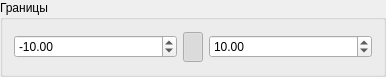
<?xml version="1.0" encoding="UTF-8"?>
<ui version="4.0">
 <class>LimitsGroupBox</class>
 <widget class="QGroupBox" name="LimitsGroupBox">
  <property name="geometry">
   <rect>
    <x>0</x>
    <y>0</y>
    <width>386</width>
    <height>77</height>
   </rect>
  </property>
  <property name="windowTitle">
   <string>GroupBox</string>
  </property>
  <property name="autoFillBackground">
   <bool>false</bool>
  </property>
  <property name="title">
   <string>Границы</string>
  </property>
  <property name="checkable">
   <bool>false</bool>
  </property>
  <layout class="QHBoxLayout" name="horizontalLayout">
   <item>
    <widget class="QDoubleSpinBox" name="sbFrom">
     <property name="buttonSymbols">
      <enum>QAbstractSpinBox::UpDownArrows</enum>
     </property>
     <property name="accelerated">
      <bool>true</bool>
     </property>
     <property name="correctionMode">
      <enum>QAbstractSpinBox::CorrectToNearestValue</enum>
     </property>
     <property name="minimum">
      <double>-1000.000000000000000</double>
     </property>
     <property name="maximum">
      <double>1000.000000000000000</double>
     </property>
     <property name="singleStep">
      <double>5.000000000000000</double>
     </property>
     <property name="value">
      <double>-10.000000000000000</double>
     </property>
    </widget>
   </item>
   <item>
    <widget class="QPushButton" name="pbSymmetry">
     <property name="maximumSize">
      <size>
       <width>20</width>
       <height>30</height>
      </size>
     </property>
     <property name="text">
      <string/>
     </property>
     <property name="icon">
      <iconset>
       <normaloff>icons/stock_link.png</normaloff>icons/stock_link.png</iconset>
     </property>
     <property name="checkable">
      <bool>true</bool>
     </property>
     <property name="checked">
      <bool>true</bool>
     </property>
     <property name="flat">
      <bool>true</bool>
     </property>
    </widget>
   </item>
   <item>
    <widget class="QDoubleSpinBox" name="sbTo">
     <property name="accelerated">
      <bool>true</bool>
     </property>
     <property name="correctionMode">
      <enum>QAbstractSpinBox::CorrectToNearestValue</enum>
     </property>
     <property name="minimum">
      <double>-1000.000000000000000</double>
     </property>
     <property name="maximum">
      <double>1000.000000000000000</double>
     </property>
     <property name="singleStep">
      <double>5.000000000000000</double>
     </property>
     <property name="value">
      <double>10.000000000000000</double>
     </property>
    </widget>
   </item>
  </layout>
 </widget>
 <resources/>
 <connections>
  <connection>
   <sender>sbFrom</sender>
   <signal>valueChanged(double)</signal>
   <receiver>LimitsGroupBox</receiver>
   <slot>valuesChanged(double)</slot>
   <hints>
    <hint type="sourcelabel">
     <x>123</x>
     <y>47</y>
    </hint>
    <hint type="destinationlabel">
     <x>96</x>
     <y>10</y>
    </hint>
   </hints>
  </connection>
  <connection>
   <sender>sbTo</sender>
   <signal>valueChanged(double)</signal>
   <receiver>LimitsGroupBox</receiver>
   <slot>valuesChanged(double)</slot>
   <hints>
    <hint type="sourcelabel">
     <x>267</x>
     <y>47</y>
    </hint>
    <hint type="destinationlabel">
     <x>212</x>
     <y>10</y>
    </hint>
   </hints>
  </connection>
 </connections>
 <slots>
  <slot>valuesChanged(double)</slot>
 </slots>
</ui>
